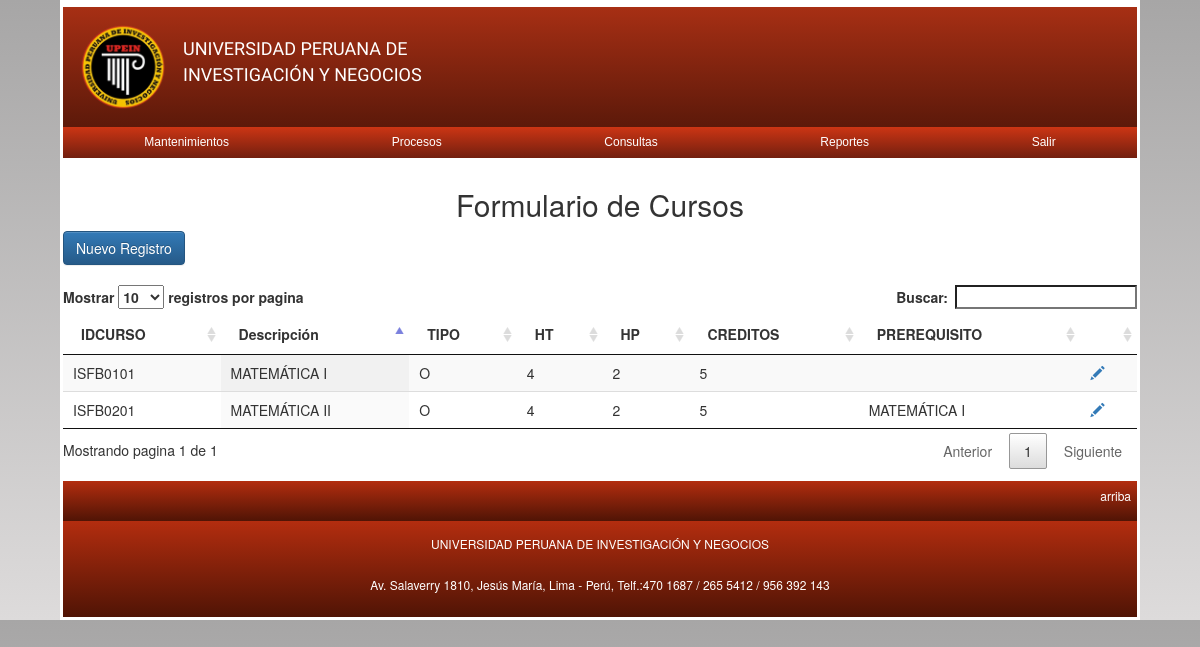
The page /mantenimiento/academico/m_a_curso.php (signed in) on the database as committed earlier.
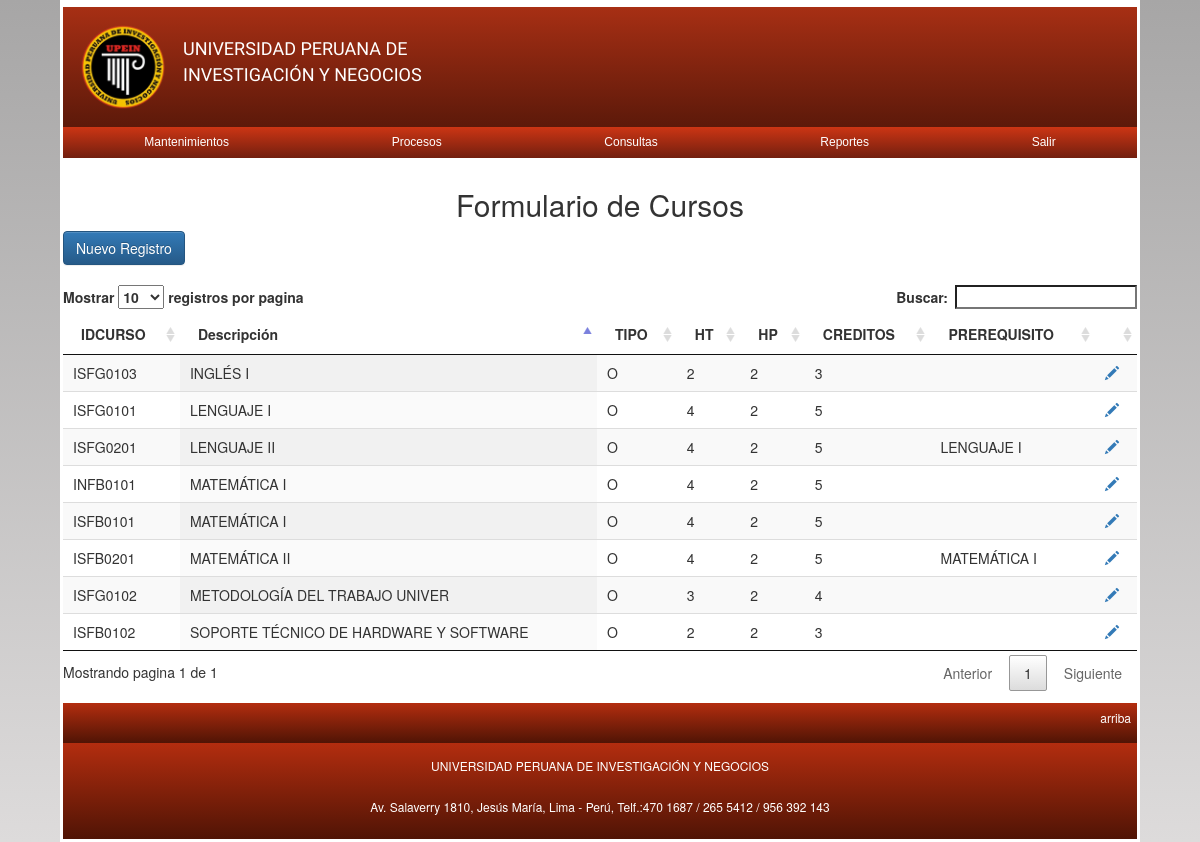
The same page on the database as committed later.
### tables this page shows
CREATE TABLE `tbl_cursos` (
  `Año` int(11) NOT NULL,
  `Semestre` varchar(2) NOT NULL,
  `IDCursos` varchar(8) NOT NULL DEFAULT '',
  `Descripcion` varchar(100) DEFAULT NULL,
  `IDCarrera` varchar(4) NOT NULL,
  `Tipo_Curso` varchar(1) DEFAULT NULL,
  `IDCiclo` int(11) DEFAULT NULL,
  `IDPrerequisito` varchar(8) NOT NULL,
  `Creditos` int(11) DEFAULT NULL,
  `Rcreditos` int(11) DEFAULT NULL,
  `HorasTeoricas` int(5) DEFAULT NULL,
  `HorasPractica` int(5) DEFAULT NULL,
  `Tipo` char(1) DEFAULT NULL,
  `IDTA` int(11) NOT NULL,
  `Estado` char(2) DEFAULT NULL
);

### mantenimiento/academico/m_a_curso.php (the view, shortened to what this page needs)
<?php
	require '../../conexion.php';
	$sql = "SELECT c.IDCursos as id,c.Descripcion as descripcion,c.Tipo as tipo,c.HorasTeoricas as teoricas,c.HorasPractica as practicas,c.Creditos as creditos,cc.Descripcion as pre FROM tbl_cursos as c LEFT JOIN tbl_cursos as cc ON c.IDPrerequisito=cc.IDCursos ";
	$resultado = $mysqli->query($sql);
?>
<!DOCTYPE html>
<html lang="es">
<head>
    <link href="../../css/bootstrap.min.css" rel="stylesheet">
	<link href="../../css/bootstrap-theme.css" rel="stylesheet">
	<link href="../../css/jquery.dataTables.min.css" rel="stylesheet">
	<link rel="stylesheet" href="../../css/estilos.css">
</head>
<body>
	<div class="contenedor">
		<?php include '../../nav.php'?>
		<div class="container">
				<div class="row">
					<h2 style="text-align:center">Formulario de Cursos</h2>
				</div>
				<div class="row">
					<a href="m_a_cu_nuevo.php" class="btn btn-primary">Nuevo Registro</a>
				</div>
				<br>
				<div class="row table-responsive">
				<table class="display" id="mitabla">
						<thead>
							<tr>
								<th>IDCURSO</th>
								<th>Descripción</th>
								<th>TIPO</th>
								<th>HT</th>
                                <th>HP</th>
								<th>CREDITOS</th>
								<th>PREREQUISITO</th>
								<th></th>
							</tr>
						</thead>
						<tbody>
							<?php while($row = $resultado->fetch_array(MYSQLI_ASSOC)) { ?>
								<tr>
									<td><?php echo $row['id']; ?></td>
									<td><?php echo $row['descripcion']; ?></td>
									<td><?php echo $row['tipo'];?></td>
									<td><?php echo $row['teoricas']; ?></td>
                                    <td><?php echo $row['practicas']; ?></td>
									<td><?php echo $row['creditos'];?></td>
									<td><?php echo $row['pre']?></td>
									<td><a href="m_a_cu_modificar.php?IDCursos=<?php echo $row['id']; ?>"><span class="glyphicon glyphicon-pencil"></span></a></td>
								</tr>
							<?php } ?>
						</tbody>
					</table>
				</div>
			</div>
		<footer>
			<div class="arriba"><a href="#header">arriba</a></div>
			<div class="p_footer">
				<p>UNIVERSIDAD PERUANA DE INVESTIGACIÓN Y NEGOCIOS</p>
				<p>Av. Salaverry 1810, Jesús María, Lima - Perú, Telf.:470 1687 / 265 5412 / 956 392 143</p>
			</div>
		</footer>
	</div>
</body>
</html>

### nav.php (shortened to what this page needs)
<header id="header">
	<div class="banner">
        <a href="../../welcome.php">
            <img class="l_upein" src="../../img/logo_upein.png" alt="Logo_upein">
        </a>
		<div class="p_p">
			<p class="p_upein">
                <a href="../../welcome.php" style="text-decoration:none;color:white;">
                    UNIVERSIDAD PERUANA DE</br>INVESTIGACIÓN Y NEGOCIOS
                </a>
            </p>
		</div>
	</div>
</header>
<nav>
	<ul>
		<li><a href="#">Mantenimientos</a>
		</li>
		<li><a href="#">Procesos</a>
			</li>
			<li><a href="#">Consultas</a>
			</li>
			<li><a href="#">Reportes</a>
			</li>
		<li><a href="../../logout.php">Salir</a></li>
	</ul>
</nav>

### css/estilos.css (style rules this page uses)
* { padding: 0px; margin: 0px; }
.l_upein { width: 8vw; height: 8vw; margin: 1vw; }
footer div { background: linear-gradient(rgb(179, 45, 15),rgb(80, 20, 5)); font-size: 1vw; color: white; }
.arriba { height: 5vh; display: flex; flex-direction: row-reverse; }
.arriba a { padding:.5vw; text-decoration: none; color:white; }
.p_footer { display: flex; height: 8vw; text-align: center; flex-direction: column; justify-content: space-evenly; }
.banner { background: linear-gradient(rgb(167, 47, 20),rgb(92, 25, 10)); display: flex; flex-direction: row; margin-top:.3vw; }
.p_p { display:flex; flex-direction: column; justify-content: center; }
.p_upein { font-family: 'Alfa Slab One', cursive; font-family: 'Ultra', serif; color: white; font-size: 1.5vw; }
.contenedor { padding: 0; width: 90vw; margin: auto; border: .3vw white solid; background: white; }
.container { background-color: white; width: 100%; margin-bottom:1vw; }
body { background: linear-gradient(#A7A6A6,#DDDBDB); }
ul { z-index: 999999999; background: linear-gradient(rgb(204, 53, 20),rgb(114, 31, 15)); display: flex; justify-content: space-around; list-style: none; font-size: 1vw; font-family: Arial, Helvetica, sans-serif; }
ul li a { text-decoration: none; color:#fff; display: block; padding: .6vw; }

Rows that differ between the two databases and show on the page:
added tbl_cursos: IDCursos "INFB0101", Descripcion "MATEMÁTICA I", Tipo "O", HorasTeoricas "4", HorasPractica "2", Creditos "5"
added tbl_cursos: IDCursos "ISFB0102", Descripcion "SOPORTE TÉCNICO DE HARDWARE Y SOFTWARE", Tipo "O", HorasTeoricas "2", HorasPractica "2", Creditos "3"
added tbl_cursos: IDCursos "ISFG0101", Descripcion "LENGUAJE I", Tipo "O", HorasTeoricas "4", HorasPractica "2", Creditos "5"
added tbl_cursos: IDCursos "ISFG0102", Descripcion "METODOLOGÍA DEL TRABAJO UNIVER", Tipo "O", HorasTeoricas "3", HorasPractica "2", Creditos "4"
added tbl_cursos: IDCursos "ISFG0103", Descripcion "INGLÉS I", Tipo "O", HorasTeoricas "2", HorasPractica "2", Creditos "3"
added tbl_cursos: IDCursos "ISFG0201", Descripcion "LENGUAJE II", Tipo "O", HorasTeoricas "4", HorasPractica "2", Creditos "5", tbl_cursos.Descripcion "LENGUAJE I"
